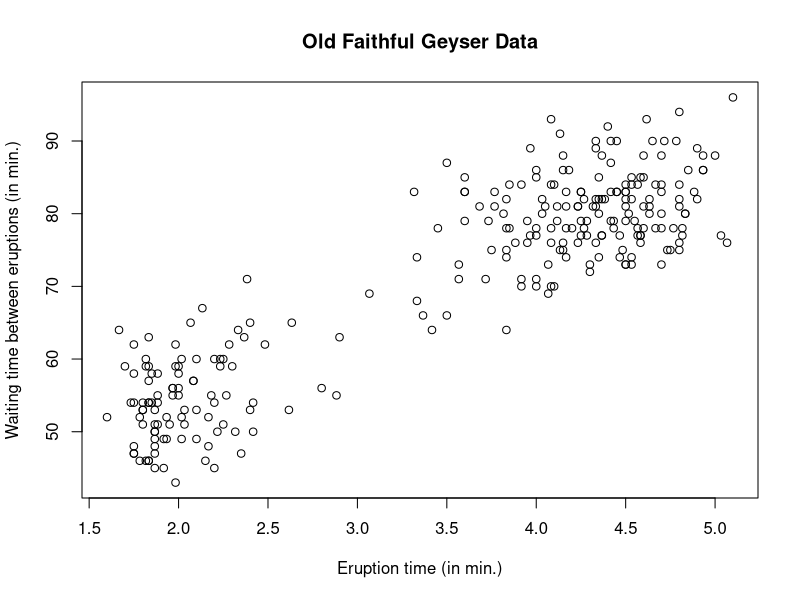
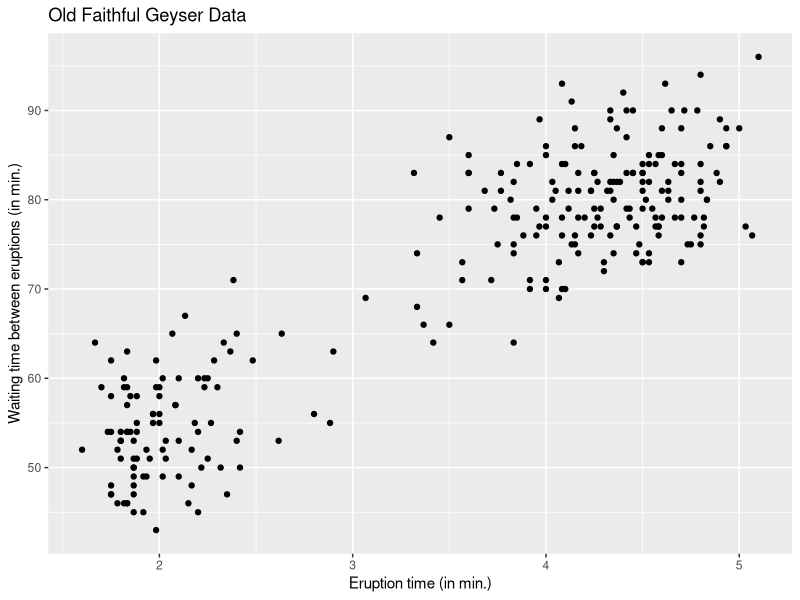

R code for these plots, in order:
## ---- chunk 1
# Load Old faithful dataset
data(faithful, package = "datasets")
# Query the database for documentation
?faithful
# look at first entries
head(faithful)
str(faithful)
# What kind of object is faithful? 
class(faithful)
## ---- chunk 2
# Scatterplots
# Using default R commands
plot(waiting ~ eruptions, data = faithful, 
     xlab = "Eruption time (in min.)", 
     ylab = "Waiting time between eruptions (in min.)",
     main = "Old Faithful Geyser Data")
#install.packages("ggplot2") #do this once only
#using the grammar of graphics (more modular)
library(ggplot2)
ggplot(data = faithful, aes(x = eruptions, y = waiting)) + 
  geom_point() +  
  labs(title = "Old Faithful Geyser Data", x = "Eruption time (in min.)", y = "Waiting time between eruptions (in min.)")
## ---- chunk 3
## Manipulating matrices
n <- nrow(faithful)
p <- ncol(faithful)
y <- faithful$waiting
X <- cbind(1, faithful$eruptions)
## ---- chunk 4
Hx <- X %*% solve(crossprod(X)) %*% t(X)
# Create projection matrix onto complement 
# `diag(n)` is the n by n identity matrix
Mx <- diag(n) - Hx
#Check that projection leaves X invariant
isTRUE(all.equal(X, Hx %*% X))
#Check that orthogonal projection maps X to zero matrix of dimension (n, p)
isTRUE(all.equal(matrix(0, nrow = n, ncol = p), Mx %*% X))
#Check that the matrix Hx is idempotent
isTRUE(all.equal(Hx %*% Hx, Hx))
#Check that the matrix Hx is symmetric
isTRUE(all.equal(t(Hx), Hx))
#Check that only a two eigenvalue are 1 and the rest are zero
isTRUE(all.equal(eigen(Hx, only.values = TRUE)$values, c(rep(1, p), rep(0, n - p))))
#Check that the matrix has rank p
isTRUE(all.equal(Matrix::rankMatrix(Hx), p, check.attributes = FALSE))
